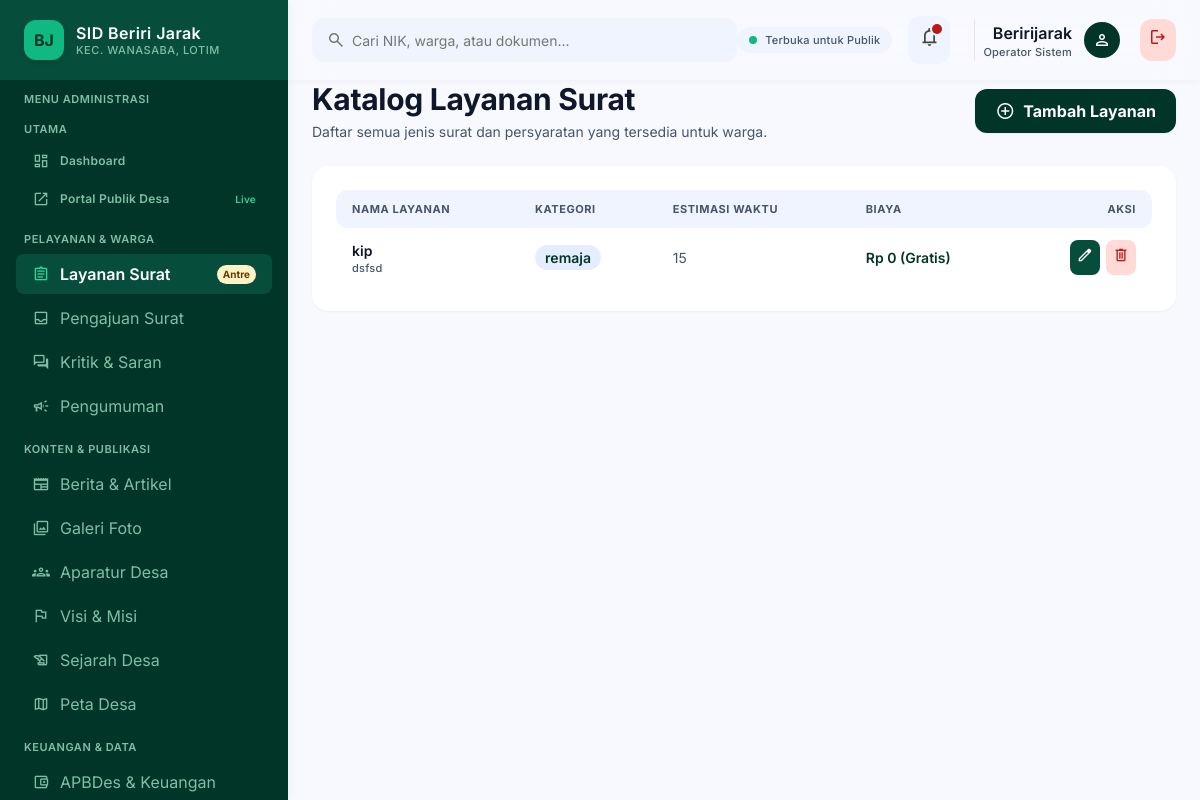
The app's page /dashboard/layanan-surat/ (signed in) with its own data.
### BJ/models.py (models this page shows, shortened)
class LayananSurat(models.Model):
    nama_layanan = models.CharField(max_length=150)
    kategori = models.CharField(max_length=100, help_text="Kependudukan, Usaha, Pertanahan, dll")
    deskripsi = models.TextField()
    persyaratan = models.TextField(help_text="Gunakan enter untuk memisahkan poin")
    estimasi_waktu = models.CharField(max_length=50, help_text="Contoh: 15 Menit, 1 Hari")
    biaya = models.CharField(max_length=50, default="Rp 0 (Gratis)")
    class Meta:
        verbose_name = "Katalog Layanan Surat"
        verbose_name_plural = "Katalog Layanan Surat"

### BJ/views.py (the view)
# urls.py: path('dashboard/layanan-surat/', views.kelola_layanan_surat, name='kelola_layanan_surat'),
@login_required(login_url='portal_masuk')
def kelola_layanan_surat(request):
    return render(request, 'themes/admin/kelola_layanan_surat.html',
                  {'daftar_layanan': LayananSurat.objects.all()})

### desa/templates/themes/admin/kelola_layanan_surat.html (shortened to what this page needs)
{% extends "themes/admin/base_admin.html" %}
{% load static %}
{% block content %}
<div class="flex flex-col w-full gap-space-lg">
    <div class="flex flex-col sm:flex-row sm:items-center justify-between gap-4">
        <div>
            <h1 class="font-headline-lg text-headline-lg font-bold text-text-primary">Katalog Layanan Surat</h1>
            <p class="font-body-sm text-body-sm text-text-secondary mt-1">Daftar semua jenis surat dan persyaratan yang tersedia untuk warga.</p>
        </div>
        <a href="{% url 'tambah_layanan_surat' %}" class="inline-flex items-center justify-center gap-2 px-5 py-2.5 rounded-xl bg-primary text-on-primary font-label-lg text-label-lg font-bold shadow-sm hover:bg-secondary transition-all">
            <span class="material-symbols-outlined text-[20px]">add_circle</span> Tambah Layanan
        </a>
    </div>
    <div class="bg-surface-pure rounded-2xl p-space-lg shadow-sm">
        <div class="overflow-x-auto -mx-space-lg px-space-lg">
            <table class="w-full text-left min-w-[620px]">
                <thead>
                    <tr class="bg-surface-container-low text-text-secondary font-label-sm text-label-sm uppercase tracking-wider">
                        <th class="py-3 px-4 rounded-l-xl">Nama Layanan</th>
                        <th class="py-3 px-4">Kategori</th>
                        <th class="py-3 px-4">Estimasi Waktu</th>
                        <th class="py-3 px-4">Biaya</th>
                        <th class="py-3 px-4 rounded-r-xl text-right">Aksi</th>
                    </tr>
                </thead>
                <tbody class="divide-y divide-border-subtle font-body-sm text-body-sm">
                    {% for item in daftar_layanan %}
                    <tr class="hover:bg-surface-container-low/60 transition-colors">
                        <td class="py-3 px-4">
                            <div class="font-title-md text-title-md font-semibold text-text-primary">{{ item.nama_layanan }}</div>
                            <div class="font-label-sm text-label-sm text-text-secondary line-clamp-1 max-w-xs">{{ item.deskripsi }}</div>
                        </td>
                        <td class="py-3 px-4"><span class="px-2.5 py-1 rounded-full bg-surface-container text-primary font-label-sm font-semibold">{{ item.kategori }}</span></td>
                        <td class="py-3 px-4 text-text-secondary">{{ item.estimasi_waktu }}</td>
                        <td class="py-3 px-4 font-semibold text-primary">{{ item.biaya }}</td>
                        <td class="py-3 px-4 text-right">
                            <div class="inline-flex items-center gap-1.5">
                                <a href="{% url 'edit_layanan_surat' item.id %}" class="p-1.5 rounded-lg bg-primary-container text-on-primary hover:bg-secondary transition-colors" title="Edit Layanan">
                                    <span class="material-symbols-outlined text-[18px]">edit</span>
                                </a>
                                <form method="POST" action="{% url 'hapus_layanan_surat' item.id %}" class="inline-block m-0 p-0" onsubmit="return confirm('Apakah Anda yakin ingin menghapus layanan surat ini secara permanen?')">
                                    <button type="submit" class="p-1.5 rounded-lg bg-error-container text-error hover:bg-error hover:text-on-error transition-colors cursor-pointer" title="Hapus Layanan">
                                        <span class="material-symbols-outlined text-[18px]">delete</span>
                                    </button>
                                </form>
                            </div>
                        </td>
                    </tr>
                    {% empty %}
                    <tr><td colspan="5" class="py-8 text-center text-text-secondary">Belum ada katalog layanan surat.</td></tr>
                    {% endfor %}
                </tbody>
            </table>
        </div>
    </div>
</div>
{% endblock %}

### desa/templates/themes/admin/partials/header.html
<header class="fixed top-0 left-72 right-0 h-20 bg-surface/85 backdrop-blur-xl shadow-[0_1px_8px_rgba(0,0,0,0.04)] z-40 flex items-center justify-between px-space-lg">
    <div class="flex items-center gap-space-lg flex-1 max-w-xl">
        <div class="relative w-full">
            <span class="material-symbols-outlined absolute left-3.5 top-1/2 -translate-y-1/2 text-outline text-[20px]">search</span>
            <input class="w-full h-11 pl-10 pr-4 rounded-xl bg-surface-container-low text-on-surface font-body-sm text-body-sm placeholder:text-outline focus:outline-none focus:ring-2 focus:ring-accent-emerald transition-all" placeholder="Cari NIK, warga, atau dokumen..." type="text">
        </div>
    </div>
    <div class="flex items-center gap-space-md">
        <div class="hidden lg:flex items-center gap-2 px-3 py-1.5 rounded-full bg-surface-container-low">
            <span class="w-2 h-2 rounded-full bg-accent-emerald"></span>
            <span class="font-label-sm text-label-sm font-medium text-text-secondary">Terbuka untuk Publik</span>
        </div>
        <button class="relative p-2.5 rounded-xl bg-surface-container-low text-on-surface-variant hover:text-on-surface transition-colors" type="button">
            <span class="material-symbols-outlined text-[22px]">notifications</span>
            <span class="absolute top-2 right-2 w-2.5 h-2.5 bg-error rounded-full ring-2 ring-surface"></span>
        </button>
        <div class="flex items-center gap-3 pl-space-sm border-l border-border-subtle ml-2">
            <div class="text-right hidden sm:block">
                <div class="font-label-lg text-label-lg font-semibold text-text-primary capitalize">{{ request.user.username }}</div>
                <div class="font-label-sm text-label-sm text-text-secondary">Operator Sistem</div>
            </div>
            <div class="w-9 h-9 rounded-full bg-primary flex items-center justify-center">
                <span class="material-symbols-outlined text-on-primary text-[20px]">person</span>
            </div>
            <a href="{% url 'logout' %}" class="ml-2 p-2 rounded-xl bg-error-container text-error hover:bg-error hover:text-white transition-colors" title="Keluar Sistem">
                <span class="material-symbols-outlined text-[20px]">logout</span>
            </a>
        </div>
    </div>
</header>

### desa/templates/themes/admin/base_admin.html (style rules this page uses)
body { overscroll-behavior: none; }

### records on screen
LayananSurat: nama_layanan "kip", deskripsi "dsfsd", kategori "remaja", estimasi_waktu "15", biaya "Rp 0 (Gratis)"

### other values on screen
{{ request.user.username }} "Beririjarak"
